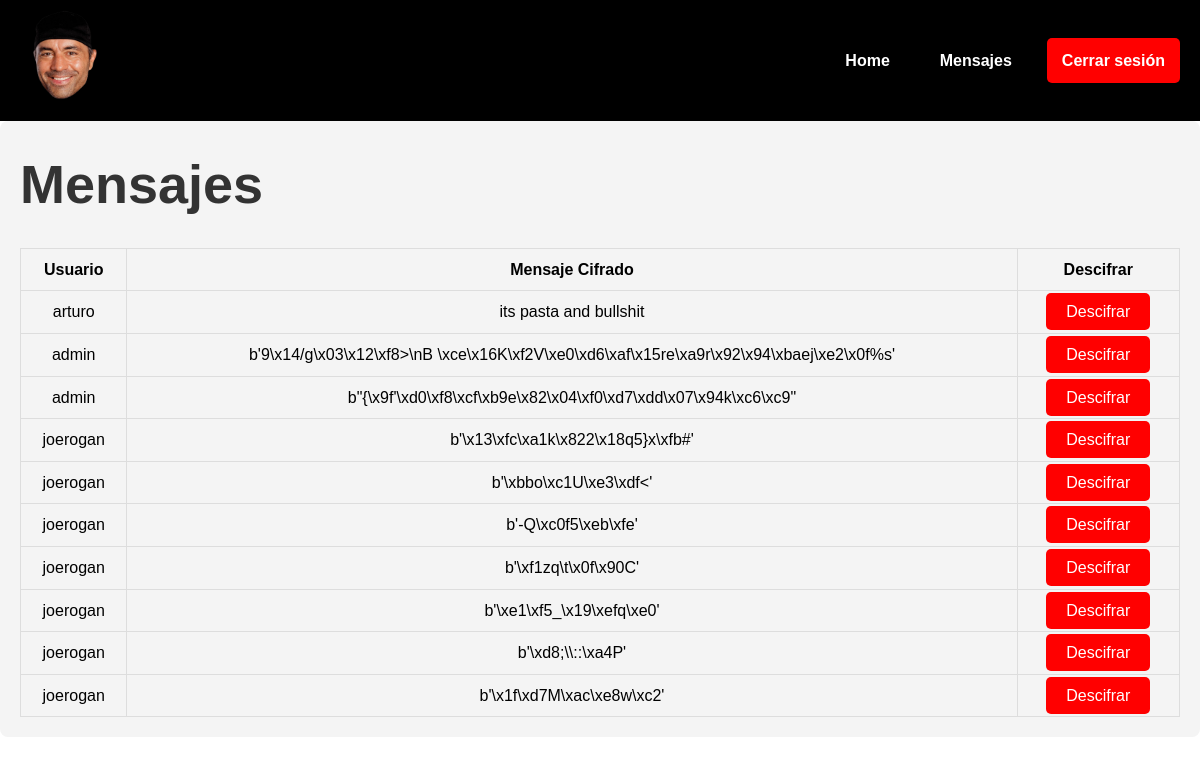
The app's page /mensajes (signed in), older data.
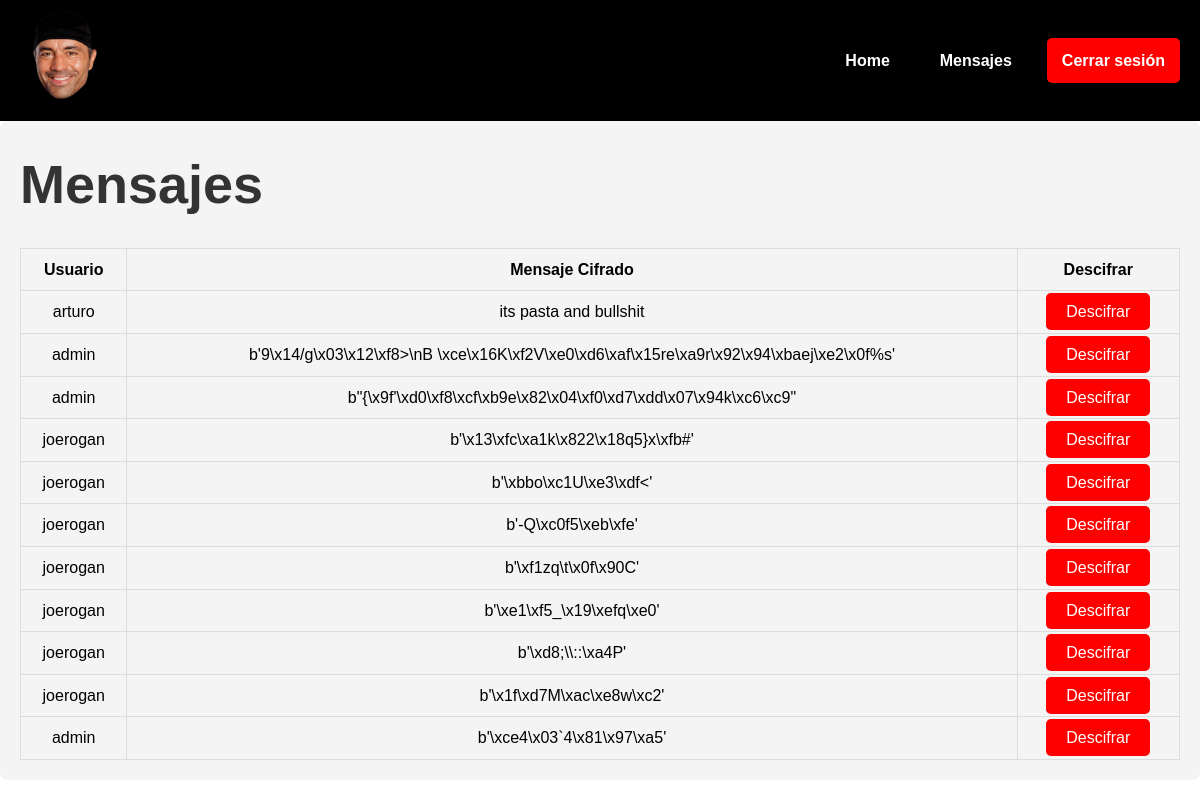
The same page, newer data.
### tables this page shows
CREATE TABLE messages (
            message_id INTEGER PRIMARY KEY AUTOINCREMENT,
            user_id INTEGER NOT NULL,
            message TEXT NOT NULL, iv BLOB, hmac TEXT,
            FOREIGN KEY (user_id) REFERENCES users(id)
        );

CREATE TABLE users (
            id INTEGER PRIMARY KEY AUTOINCREMENT,
            username TEXT NOT NULL UNIQUE,
            password TEXT NOT NULL
        );

### app.py (the view)
@app.route('/mensajes')
def mensajes():
    if 'user_id' not in session:
        return redirect(url_for('login'))
    conn = get_db_connection()
    messages = conn.execute('''
        SELECT users.username, messages.message
        FROM messages
        JOIN users ON messages.user_id = users.id
    ''').fetchall()
    conn.close()
    return render_template('mensajes.html', messages=messages)

### app.py (called while the page is built)
def get_db_connection():
    conn = sqlite3.connect('database.db')
    conn.row_factory = sqlite3.Row
    return conn

@app.context_processor #Esto es para que el header sepa en cualquier html si el usuario está logueado o no
def inject_user():
    return dict(is_logged_in='user_id' in session)

### templates/mensajes.html (shortened to what this page needs)
<!DOCTYPE html>
<html lang="es">
<head>
    <link rel="stylesheet" href="/static/css/styles.css">
</head>
<body>
    <header>
        <nav>
            <div class="logo">
                <img src="{{ url_for('static', filename='img/joe.png') }}" alt="Logo">
            </div>
            <ul class="menu">
                <li><a href="{{ url_for('index') }}">Home</a></li>
                <li><a href="{{ url_for('mensajes') }}">Mensajes</a></li>
                {% if is_logged_in %}
                    <li><a href="{{ url_for('logout') }}" class="btn">Cerrar sesión</a></li>
                {% else %}
                    <li><a href="{{ url_for('login') }}" class="btn">Iniciar sesión</a></li>
                    <li><a href="{{ url_for('register') }}" class="btn">Registrar</a></li>
                {% endif %}
            </ul>
        </nav>
    </header>
    <section class="formato-mensajes">
        <h1 class="titulo-mensajes">Mensajes</h1>
        <table class="elementos-tabla">
            <thead>
                <tr>
                    <th>Usuario</th>
                    <th>Mensaje Cifrado</th>
                    <th>Descifrar</th>
                </tr>
            </thead>
            <tbody>
                {% for message in messages %}
                <tr>
                    <td>{{ message.username }}</td>
                    <td>{{ message.message }}</td>
                    <td><a href="#" class="btn">Descifrar</a></td>
                </tr>
                {% endfor %}
            </tbody>
        </table>
    </section>
</body>
</html>

### static/css/styles.css (style rules this page uses)
* { margin: 0; padding: 0; box-sizing: border-box; }
body { font-family: 'Poppins', sans-serif; background-color: white; color: black; line-height: 1.6; }
header { background-color: black; padding: 10px 0; }
nav { display: flex; justify-content: space-between; align-items: center; max-width: 1200px; margin: 0 auto; padding: 0 20px; }
.logo { font-size: 24px; color: white; }
.logo img { width: 90px; height: auto; }
.menu { display: flex; align-items: center; list-style: none; padding: 0; margin: 0; }
.menu li { margin-left: 20px; }
.menu a { text-decoration: none; color: white; font-weight: bold; padding: 10px 15px; display: flex; align-items: center; }
.btn { color: white; background-color: red; text-decoration: none; border-radius: 5px; padding: 10px 20px; }
.formato-mensajes { padding: 20px; background-color: #f4f4f4; border-radius: 8px; margin-bottom: 20px; }
.titulo-mensajes { font-size: 54px; font-weight: bold; color: #333; }
.elementos-tabla { width: 100%; border-collapse: collapse; margin-top: 20px; border: 1px solid #ddd; }
.elementos-tabla th, .elementos-tabla td { border: 1px solid #ddd; padding: 8px; text-align: center; }

Row changes from the older to the newer data that the page shows:
added messages: username "admin", message "b'\\xce4\\x03`4\\x81\\x97\\xa5'"
